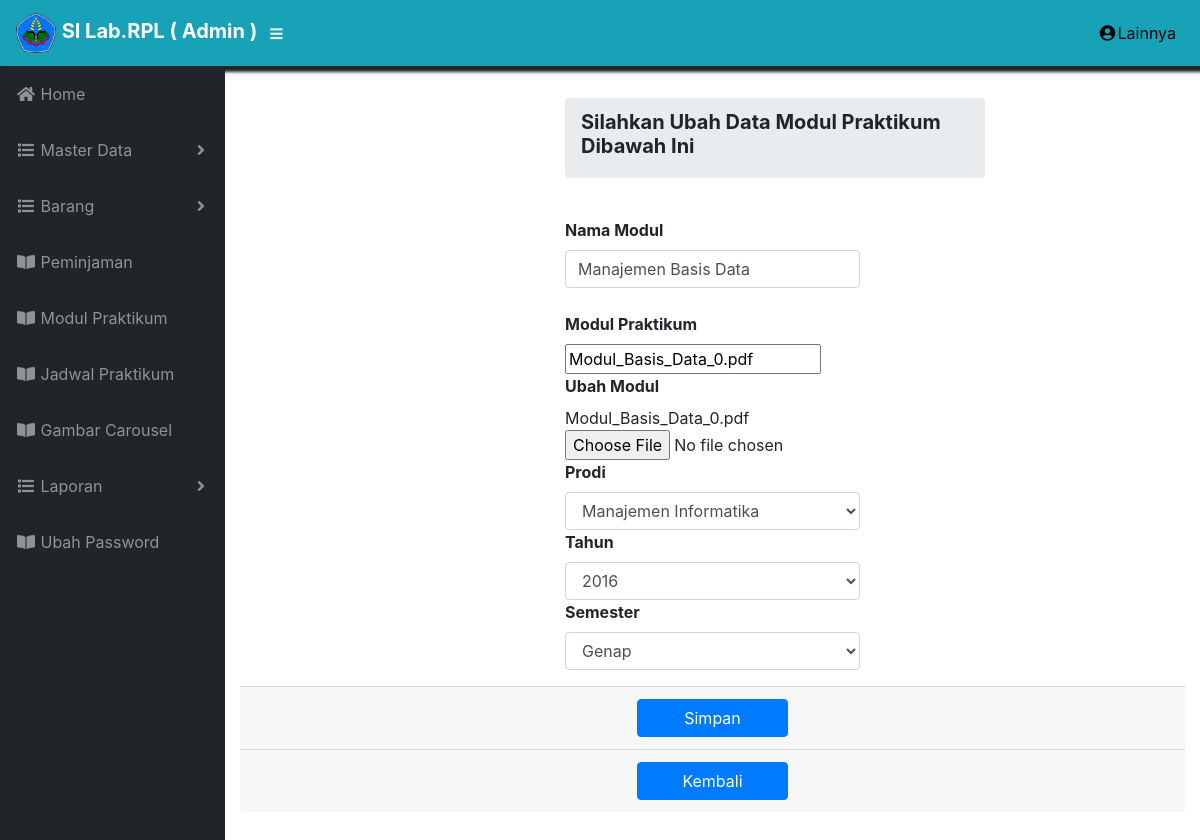
Page /admin/cmodul/edit/18 on the committed database.
### tables this page shows
CREATE TABLE `tb_modul_praktikum` (
  `id_modul` int(11) NOT NULL,
  `nama_modul` varchar(30) NOT NULL,
  `document` varchar(200) NOT NULL,
  `prodi` varchar(30) NOT NULL,
  `tahun` varchar(20) NOT NULL,
  `semester` varchar(20) NOT NULL,
  `downloaded` int(11) NOT NULL
);

### application/controllers/admin/Cmodul.php (called while the page is built, shortened)
<?php
class Cmodul extends CI_Controller {
	public function __construct(){
    	$this->load->model("m_modul");
    	$this->load->library('form_validation');
        $this->load->library('session');
	}
	public function edit($id) {
		$where = array('id_modul' =>$id);
		$data['modul'] = $this->m_modul->edit_data($where, 'tb_modul_praktikum')->result();
		$this->load->view('admin/edit/modul_edit', $data);
	}
 }
 ?>

### index.php (called while the page is built, shortened)
<?php
require_once BASEPATH.'core/CodeIgniter.php';

### application/models/M_modul.php (called while the page is built, shortened)
<?php defined('BASEPATH') OR exit('No direct script access allowed');
class M_modul extends CI_Model{
  public function edit_data($where,$table){
    return $this->db->get_where($table,$where);
  }
}

### application/views/admin/edit/modul_edit.php (the view, shortened to what this page needs)
 <!DOCTYPE html>
<html lang="en">
<body id="page-top">
    <div id="content-wrapper">
      <div class="container-fluid">
          <div class="row">
  <div class="col-md-4"></div>
    <div class="col-md-4">
      <ol class="breadcrumb"  style="width: 420px;">
       <li class="breadcrumb-item " >
        <h5> <strong>Silahkan Ubah Data Modul Praktikum Dibawah Ini</strong></h5>
       </li>
      </ol>
    </div>
  </div>
	<?php echo form_open_multipart('admin/cmodul/update_data'); ?>
		<div class="row">
			<div class="col-md-4"></div>
        <div class="col-md-4">
				<div class="form-group">
			<?php foreach ($modul as $mode){ ?>
            <br>
            <label for="nama_modul"><b>Nama Modul</b></label>
            <input value="<?php echo $mode->nama_modul ?>"  type="text" class="form-control" name="nama_modul">
            <br>
					  <label for="document"><b>Modul Praktikum</b> </label>
            <br>
            <input value="<?php echo $mode->document ?>" type="document" class="" name="document">
            <br>
            <label><b>Ubah Modul</b></label><br>
            <span><?php echo $mode->document?></span>
           <input value="<?php echo $mode->document ?>" type="file" class="" name="document">
           <br>
           <label for="prodi"><b>Prodi</b></label>
           <select value="<?php echo $mode->prodi ?>"  required="required" type="text" class="form-control" name="prodi">
           <option value="Manajemen Informatika">Manajemen Informatika</option>
           </select>
           <label for="tahun"><b>Tahun</b></label>
           <select value="<?php echo $mode->tahun ?>"  required="required" type="text" class="form-control" name="tahun">
           <option value="2016">2016</option>
           </select>
           <label for="semester"><b>Semester</b></label>
           <select value="<?php echo $mode->semester ?>"  required="required" type="text" class="form-control" name="semester">
           <option value="Genap">Genap</option>
           </select>
			    </div>
			</div>
		</div>
		<div class="card-footer small text-muted text-center">
        <button name='tambah' type='submit' class='btn btn-primary col-md-2 col-xs-12'>Simpan </button>
		</div>
    <div  class="card-footer small text-muted text-center"><a href="<?php echo base_url('admin/cmodul') ?>">
        <button name="batal" type="button" class="btn btn-primary col-md-2 col-xs-12 ">Kembali
        </button></a></div>
      <?php } ?>
</div>
      </div>
    </div>
</body>
</html>

### css/sb-admin.css (style rules this page uses)
html { position: relative; min-height: 100%; }
body { height: 100%; }
#wrapper #content-wrapper { overflow-x: hidden; width: 100%; padding-top: 1rem; padding-bottom: 80px; }
:root { --input-padding-x: 0.75rem; --input-padding-y: 0.75rem; }

### rows in the picture
tb_modul_praktikum: nama_modul "Manajemen Basis Data", document "Modul_Basis_Data_0.pdf", prodi "Manajemen Informatika", tahun "2016", semester "Genap"
